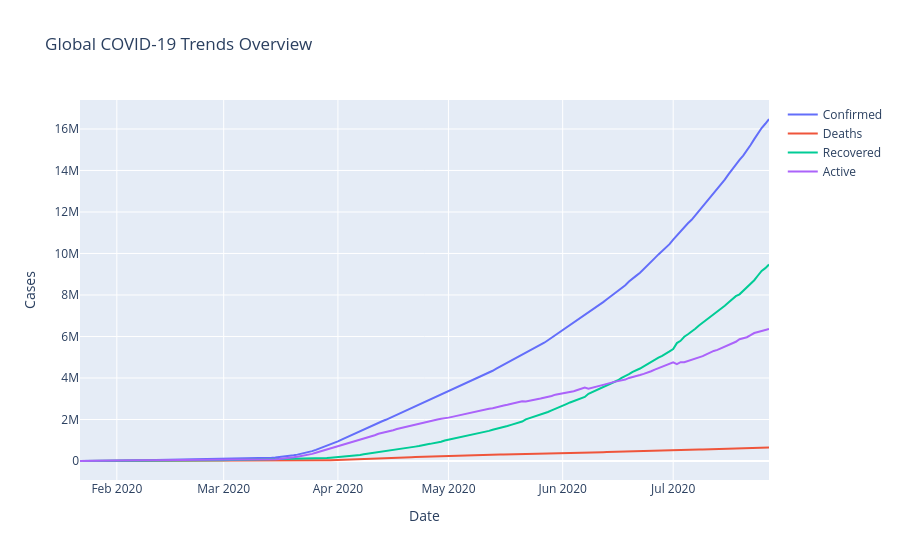

The notebook cell saved with this chart:
### Code cell
# ================================
# Step 16: Combined Trend Plot
# ================================

fig = go.Figure()

fig.add_trace(go.Scatter(
    x=daily_df['date'],
    y=daily_df['confirmed'],
    mode='lines',
    name='Confirmed'
))

fig.add_trace(go.Scatter(
    x=daily_df['date'],
    y=daily_df['deaths'],
    mode='lines',
    name='Deaths'
))

fig.add_trace(go.Scatter(
    x=daily_df['date'],
    y=daily_df['recovered'],
    mode='lines',
    name='Recovered'
))

fig.add_trace(go.Scatter(
    x=daily_df['date'],
    y=daily_df['active'],
    mode='lines',
    name='Active'
))

fig.update_layout(
    title="Global COVID-19 Trends Overview",
    xaxis_title="Date",
    yaxis_title="Cases"
)

fig.show()

### Figure 1 — Plotly figure (JSON) as saved in the notebook; plotly's stock layout.template omitted (floating-point values rounded to 4 significant figures; data arrays with more than 128 entries replaced by an {"elided": "..."} marker saying what was removed)
{"data": [{"mode": "lines", "name": "Confirmed", "type": "scatter", "x": {"elided": "188 str values"}, "y": {"elided": "188 int values"}}, {"mode": "lines", "name": "Deaths", "type": "scatter", "x": {"elided": "188 str values"}, "y": {"elided": "188 int values"}}, {"mode": "lines", "name": "Recovered", "type": "scatter", "x": {"elided": "188 str values"}, "y": {"elided": "188 int values"}}, {"mode": "lines", "name": "Active", "type": "scatter", "x": {"elided": "188 str values"}, "y": {"elided": "188 int values"}}], "layout": {"title": {"text": "Global COVID-19 Trends Overview"}, "xaxis": {"title": {"text": "Date"}}, "yaxis": {"title": {"text": "Cases"}}}}
